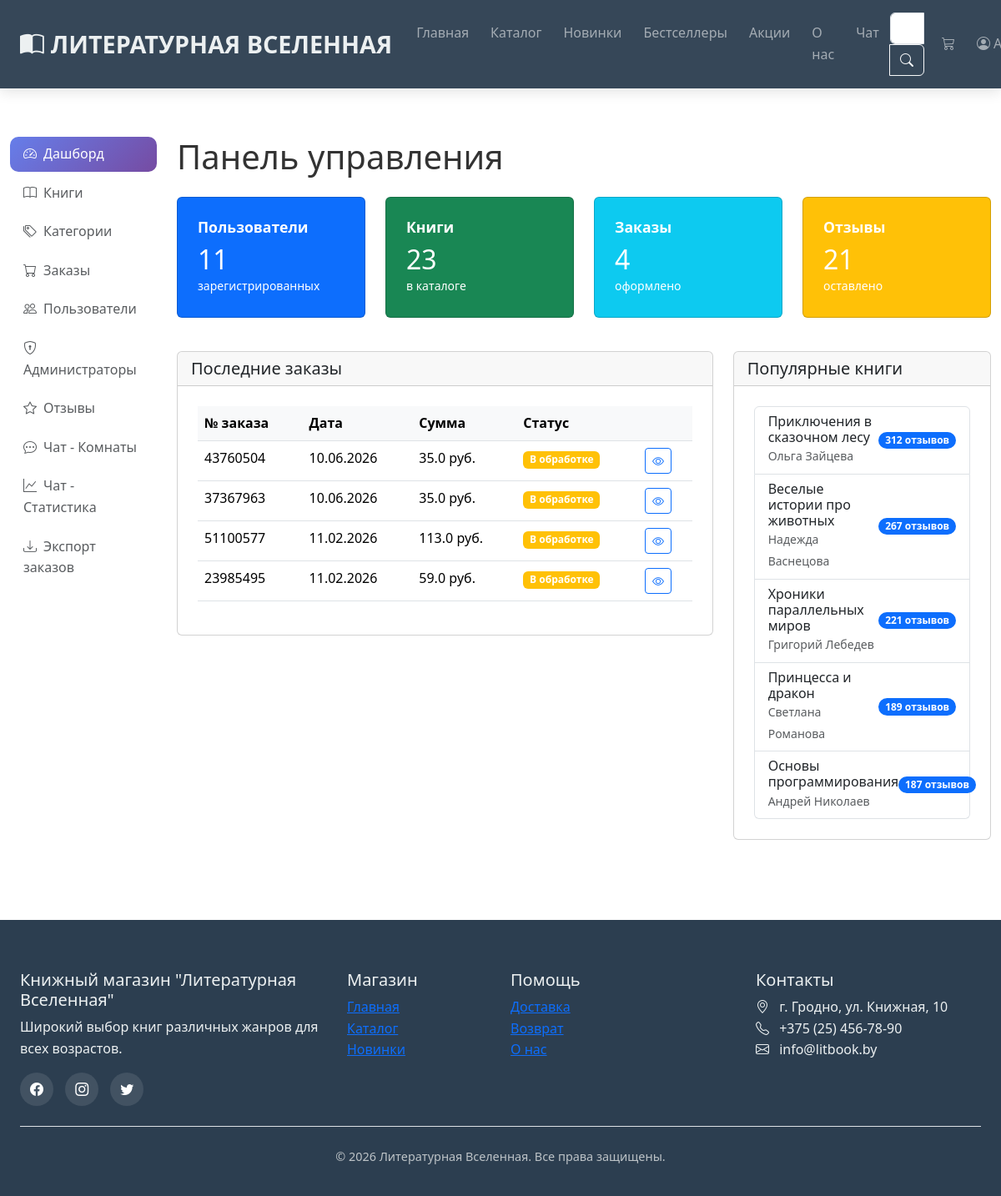
The page /admin/ (signed in) on the database its author committed.
### models.py (models this page shows, shortened)
class Order(db.Model):
    __tablename__ = 'orders'
    id = db.Column(db.Integer, primary_key=True)
    order_number = db.Column(db.String(20), unique=True, nullable=False)
    status = db.Column(db.String(20), default='processing')  # processing, shipped, delivered, cancelled
    total = db.Column(db.Float, nullable=False)
    discount = db.Column(db.Float, default=0)
    shipping = db.Column(db.Float, default=0)
    created_at = db.Column(db.DateTime, default=datetime.now)
    user_id = db.Column(db.Integer, db.ForeignKey('users.id'), nullable=False)
    items = db.relationship('OrderItem', backref='order', lazy=True)

class Book(db.Model):
    __tablename__ = 'books'
    id = db.Column(db.Integer, primary_key=True)
    title = db.Column(db.String(200), nullable=False)
    author = db.Column(db.String(100), nullable=False)
    description = db.Column(db.Text, nullable=False)
    price = db.Column(db.Float, nullable=False)
    old_price = db.Column(db.Float)
    isbn = db.Column(db.String(20), unique=True)
    publisher = db.Column(db.String(100))
    year = db.Column(db.Integer)
    pages = db.Column(db.Integer)
    image = db.Column(db.String(100), default='book.jpg')
    rating = db.Column(db.Float, default=0.0)
    reviews_count = db.Column(db.Integer, default=0)
    is_new = db.Column(db.Boolean, default=False)
    is_bestseller = db.Column(db.Boolean, default=False)
    is_sale = db.Column(db.Boolean, default=False)
    sale_percent = db.Column(db.Integer)
    stock = db.Column(db.Integer, default=10)
    created_at = db.Column(db.DateTime, default=datetime.now)
    category_id = db.Column(db.Integer, db.ForeignKey('categories.id'), nullable=False)
    reviews = db.relationship('Review', backref='book', lazy=True)
    order_items = db.relationship('OrderItem', backref='book', lazy=True)
    wishlist_items = db.relationship('Wishlist', backref='book', lazy=True)

### admin.py (the view)
@admin_bp.route('/')
@admin_required
def dashboard():
    total_users = User.query.count()
    total_books = Book.query.count()
    total_orders = Order.query.count()
    total_reviews = Review.query.count()
    recent_orders = Order.query.order_by(Order.created_at.desc()).limit(10).all()
    popular_books = Book.query.order_by(Book.reviews_count.desc()).limit(5).all()
    monthly_stats = []
    for i in range(6):
        month_start = datetime.now().replace(day=1, hour=0, minute=0, second=0)
        monthly_stats.append({
            'month': month_start.strftime('%B'),
            'orders': 0,
            'revenue': 0
        })
    return render_template('admin/dashboard.html',
                         total_users=total_users,
                         total_books=total_books,
                         total_orders=total_orders,
                         total_reviews=total_reviews,
                         recent_orders=recent_orders,
                         popular_books=popular_books,
                         monthly_stats=monthly_stats)

### admin.py (called while the page is built)
def admin_required(f):
    @wraps(f)
    def decorated_function(*args, **kwargs):
        if 'user_id' not in session:
            flash('Пожалуйста, войдите в систему', 'warning')
            return redirect(url_for('login'))
        user = User.query.get(session['user_id'])
        if not user or not user.is_admin:
            flash('Доступ запрещен. Требуются права администратора.', 'danger')
            return redirect(url_for('index'))
        return f(*args, **kwargs)
    return decorated_function

### app.py (called while the page is built)
@app.context_processor
def inject_data():
    categories = Category.query.all()
    cart_count = 0
    if 'cart' in session:
        cart_count = sum(item['quantity'] for item in session['cart'].values())
    return dict(
        categories=categories,
        cart_count=cart_count,
        current_year=datetime.now().year
    )

### templates/admin/dashboard.html (shortened to what this page needs)
{% extends "base.html" %}
{% block content %}
<div style="height: 70px;"></div>
<div class="container-fluid py-4">
    <div class="row">
        <div class="col-md-3 col-lg-2 mb-4">
            {% include "admin/sidebar.html" %}
        </div>
        <div class="col-md-9 col-lg-10">
            <h1 class="mb-4">Панель управления</h1>
            <div class="row mb-4">
                <div class="col-md-3 mb-3">
                    <div class="card text-white bg-primary">
                        <div class="card-body">
                            <h5 class="card-title">Пользователи</h5>
                            <h2 class="mb-0">{{ total_users }}</h2>
                            <small>зарегистрированных</small>
                        </div>
                    </div>
                </div>
                <div class="col-md-3 mb-3">
                    <div class="card text-white bg-success">
                        <div class="card-body">
                            <h5 class="card-title">Книги</h5>
                            <h2 class="mb-0">{{ total_books }}</h2>
                            <small>в каталоге</small>
                        </div>
                    </div>
                </div>
                <div class="col-md-3 mb-3">
                    <div class="card text-white bg-info">
                        <div class="card-body">
                            <h5 class="card-title">Заказы</h5>
                            <h2 class="mb-0">{{ total_orders }}</h2>
                            <small>оформлено</small>
                        </div>
                    </div>
                </div>
                <div class="col-md-3 mb-3">
                    <div class="card text-white bg-warning">
                        <div class="card-body">
                            <h5 class="card-title">Отзывы</h5>
                            <h2 class="mb-0">{{ total_reviews }}</h2>
                            <small>оставлено</small>
                        </div>
                    </div>
                </div>
            </div>
            <div class="row">
                <div class="col-md-8 mb-4">
                    <div class="card">
                        <div class="card-header">
                            <h5 class="mb-0">Последние заказы</h5>
                        </div>
                        <div class="card-body">
                            <div class="table-responsive">
                                <table class="table table-hover">
                                    <thead>
                                        <tr>
                                            <th>№ заказа</th>
                                            <th>Дата</th>
                                            <th>Сумма</th>
                                            <th>Статус</th>
                                            <th></th>
                                        </tr>
                                    </thead>
                                    <tbody>
                                        {% for order in recent_orders %}
                                        <tr>
                                            <td>{{ order.order_number }}</td>
                                            <td>{{ order.created_at.strftime('%d.%m.%Y') }}</td>
                                            <td>{{ order.total }} руб.</td>
                                            <td>
                                                {% if order.status == 'processing' %}
                                                    <span class="badge bg-warning">В обработке</span>
                                                {% elif order.status == 'shipped' %}
                                                    <span class="badge bg-info">Отправлен</span>
                                                {% elif order.status == 'delivered' %}
                                                    <span class="badge bg-success">Доставлен</span>
                                                {% else %}
                                                    <span class="badge bg-danger">Отменен</span>
                                                {% endif %}
                                            </td>
                                            <td>
                                                <a href="{{ url_for('admin.order_detail', order_id=order.id) }}" class="btn btn-sm btn-outline-primary">
                                                    <i class="bi bi-eye"></i>
                                                </a>
                                            </td>
                                        </tr>
                                        {% endfor %}
                                    </tbody>
                                </table>
                            </div>
                        </div>
                    </div>
                </div>
                <div class="col-md-4 mb-4">
                    <div class="card">
                        <div class="card-header">
                            <h5 class="mb-0">Популярные книги</h5>
                        </div>
                        <div class="card-body">
                            <div class="list-group">
                                {% for book in popular_books %}
                                <div class="list-group-item">
                                    <div class="d-flex justify-content-between align-items-center">
                                        <div>
                                            <h6 class="mb-0">{{ book.title }}</h6>
                                            <small class="text-muted">{{ book.author }}</small>
                                        </div>
                                        <span class="badge bg-primary rounded-pill">{{ book.reviews_count }} отзывов</span>
                                    </div>
                                </div>
                                {% endfor %}
                            </div>
                        </div>
                    </div>
                </div>
            </div>
        </div>
    </div>
</div>
{% endblock %}

### static/css/style.css (style rules this page uses)
:root { --primary-color: #2c3e50; --secondary-color: #3498db; --accent-color: #e74c3c; --light-color: #ecf0f1; --dark-color: #2c3e50; --text-color: #333; --shadow: 0 5px 15px rgba(0, 0, 0, 0.1); --transition: all 0.3s ease; }
* { margin: 0; padding: 0; box-sizing: border-box; }
body { font-family: "Segoe UI", Tahoma, Geneva, Verdana, sans-serif; color: var(--text-color); line-height: 1.6; overflow-x: hidden; }
.card-body { padding: 1.5rem; }
.card-title { font-weight: 600; margin-bottom: 0.5rem; font-size: 1.1rem; line-height: 1.3; }
.table th { background-color: #f8f9fa; font-weight: 600; }

### rows shown on the page
Order: order_number "43760504", created_at "10.06.2026", total "35.0", status "В обработке"
Order: order_number "37367963", created_at "10.06.2026", total "35.0", status "В обработке"
Order: order_number "51100577", created_at "11.02.2026", total "113.0", status "В обработке"
Order: order_number "23985495", created_at "11.02.2026", total "59.0", status "В обработке"
Book: title "Приключения в сказочном лесу", author "Ольга Зайцева", reviews_count "312"
Book: title "Веселые истории про животных", author "Надежда Васнецова", reviews_count "267"
Book: title "Хроники параллельных миров", author "Григорий Лебедев", reviews_count "221"
Book: title "Принцесса и дракон", author "Светлана Романова", reviews_count "189"
Book: title "Основы программирования", author "Андрей Николаев", reviews_count "187"

### other values the page prints
{{ total_users }} "11"
{{ total_books }} "23"
{{ total_orders }} "4"
{{ total_reviews }} "21"
